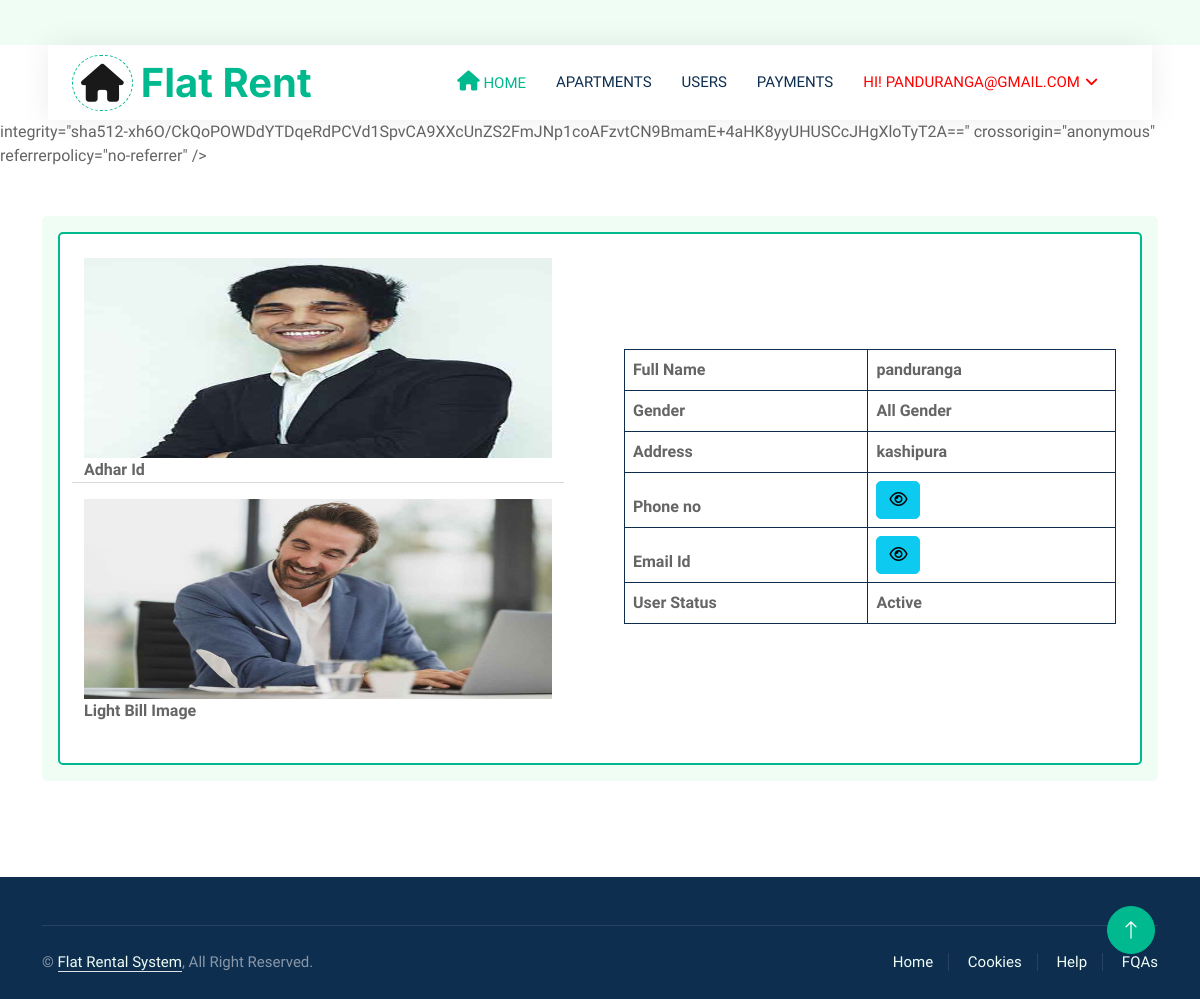
The page /owner_profile/ (signed in) on the database its author committed.
### Flatapp/models.py (models this page shows, shortened)
class Owner(models.Model):
    user = models.ForeignKey(User, on_delete=models.CASCADE, null=True, blank=True)
    address = models.CharField(max_length=100, null=True, blank=True)
    mobile = models.CharField(max_length=100, null=True, blank=True)
    elect_img = models.FileField(null=True, blank=True)
    sec_question = models.CharField(max_length=200, null=True, blank=True)
    answer = models.CharField(max_length=200, null=True, blank=True)
    aadhar_img = models.FileField(null=True, blank=True)
    gender = models.CharField(max_length=200, null=True, blank=True)
    status = models.IntegerField(choices=STATUS, default=2)
    creationdate = models.DateTimeField(auto_now_add=True)

### Flatapp/views.py (the view)
# urls.py: path('owner_profile/', owner_profile, name="owner_profile"),
@login_required(login_url='/user_login/')
def owner_profile(request):
    data = Owner.objects.get(user=request.user)
    return render(request, "owner_profile.html", locals())

### Flatapp/templates/owner_profile.html (shortened to what this page needs)
{% extends 'index.html' %}
{% load static %}
{% block body %}
<link rel="stylesheet" href="https://cdnjs.cloudflare.com/ajax/libs/font-awesome/6.5.1/css/all.min.css"> />
        <div class="container-xxl py-5">
            <div class="container">
                <div class="bg-light rounded p-3">
                    <div class="bg-white rounded p-4 border border-2 border-primary" style="border: 1px dashed rgba(0, 185, 142, .3)">
                        <div class="row g-5 align-items-center">
                            <div class="col-lg-6 wow fadeIn" data-wow-delay="0.1s">
                                <div class="row table table-bordered border-dark">
                                  <thead>
                                     <tr>
                                         <th><img class="img-fluid rounded w-100" src="{{data.aadhar_img.url}}" style="width:400px;height:200px" alt="">
                                            <b>Adhar Id </b></th><hr>
                                         <td><img class="img-fluid rounded w-100" src="{{data.elect_img.url}}" style="width:400px;height:200px" alt="">
                                            <b>Light Bill Image</b></td>
                                     </tr>
                                  </thead>
                                </div>
                            </div>
                            <div class="col-lg-6 wow fadeIn" data-wow-delay="0.5s">
                                <div class="mb-4">
                                    <table class="table table-bordered border-dark" style="border:height:50px">
                                        <thead>
                                        <tr>
                                            <th>Full Name</th>
                                            <th>{{data.user.first_name}}</th>
                                        </tr>
                                        <tr>
                                            <th>Gender</th>
                                            <th>{{data.gender}}</th>
                                        </tr>
                                        <tr>
                                            <th>Address</th>
                                            <th>{{data.address}}</th>
                                        </tr>
                                        <tr>
                                            <th>Phone no</th>
                                            <th>
                                                <button type="button" class="btn btn-info" id="mobile-btn-{{forloop.counter}}" onclick="togglePassword('mobile-{{forloop.counter}}', this.id)"><i class="fa fa-eye"></i></button>
                                            </th>
                                        </tr>
                                        <tr>
                                            <th>Email Id</th>
                                            <th>
                                                <button type="button" class="btn btn-info" id="email-btn-{{forloop.counter}}" onclick="togglePassword('email-{{forloop.counter}}', this.id)"><i class="fa fa-eye"></i></button>
                                            </th>
                                        </tr>
                                        <tr>
                                            <th>User Status</th>
                                            <th>
                                                {% if data.status %}
                                                    Active
                                                {% else %}
                                                    Inactive
                                                {% endif %}
                                            </th>
                                        </tr>
                                        </thead>
                                    </table>
                                </div>
                            </div>
                        </div>
                    </div>
                </div>
            </div>
        </div>
{% endblock %}

### Flatapp/templates/index.html (shortened to what this page needs)
<!DOCTYPE html>
{% load static %}
<html lang="en">
<head>
    <link href="https://cdnjs.cloudflare.com/ajax/libs/font-awesome/5.10.0/css/all.min.css" rel="stylesheet">
    <link href="https://cdn.jsdelivr.net/npm/bootstrap-icons@1.4.1/font/bootstrap-icons.css" rel="stylesheet">
    <link href="{% static 'lib/animate/animate.min.css' %}" rel="stylesheet">
    <link href="{% static 'lib/owlcarousel/assets/owl.carousel.min.css' %}" rel="stylesheet">
    <link href="{% static 'css/bootstrap.min.css' %}" rel="stylesheet">
    <link rel="stylesheet" href="https://cdnjs.cloudflare.com/ajax/libs/font-awesome/4.7.0/css/font-awesome.min.css">
    <link href="{% static 'css/style.css' %}" rel="stylesheet">
</head>
<body>
    <div class="container-xxl bg-white p-0">
        <div class="container-fluid nav-bar bg-transparent">
            <nav class="navbar navbar-expand-lg bg-white navbar-light py-0 px-4">
                <a href="/" class="navbar-brand d-flex align-items-center text-center">
                    <div class="icon p-2 me-2">
                        <i class="fa fa-home" style='font-size:38px;'></i>
                    </div>
                    <h1 class="m-0 text-primary">Flat Rent</h1>
                </a>
                <div class="collapse navbar-collapse" id="navbarCollapse">
                    <div class="navbar-nav ms-auto">
                        <a href="/" class="nav-item nav-link active"><i class='fas fa-home' style='font-size:20px'></i> Home</a>
                        {% if request.user.is_authenticated %}
                            {% if request.user.is_staff %}
                                <a href="/owner_table/" class="nav-item nav-link"> Owners</a>
                                <a href="/user_table/" class="nav-item nav-link"> Users</a>
                                <a href="/apartment_admtable/" class="nav-item nav-link"> Apartments</a>
                                <a href="/feedback/" class="nav-item nav-link"> Feedbacks</a>
                                <div class="nav-item dropdown">
                                    <a href="#" class="nav-link dropdown-toggle" data-bs-toggle="dropdown" style="color:red"> Hi! {{ request.user.username }}</a>
                                    <div class="dropdown-menu rounded-0 m-0">
                                        <a href="/admin_change_password/" class="dropdown-item">Change Password</a>
                                        <a href="/logout_user/" class="dropdown-item">Logout</a>
                                    </div>
                                </div>
                        {% elif request.user.owner_set.all %}
                                <a href="/apartment_table/" class="nav-item nav-link"> Apartments</a>
                                <a href="/user_booking_list/" class="nav-item nav-link"> Users</a>
                                <a href="/user_payment/" class="nav-item nav-link"> Payments</a>
                                <div class="nav-item dropdown">
                                    <a href="#" class="nav-link dropdown-toggle" style="color:red" data-bs-toggle="dropdown"> Hi! {{ request.user.username }}</a>
                                </div>
                        {% endif %}
                    {% endif %}
                </div>
            </nav>
        </div>
{% block body %}
{% endblock %}
        <div class="container-fluid bg-dark text-white-50 footer pt-5 mt-5 wow fadeIn" data-wow-delay="0.1s">
            <div class="container">
                <div class="copyright">
                    <div class="row">
                        <div class="col-md-6 text-center text-md-start mb-3 mb-md-0">
                            &copy; <a class="border-bottom" href="#">Flat Rental System</a>, All Right Reserved.
								</div>
                        <div class="col-md-6 text-center text-md-end">
                            <div class="footer-menu">
                                <a href="">Home</a>
                                <a href="">Cookies</a>
                                <a href="">Help</a>
                                <a href="">FQAs</a>
                            </div>
                        </div>
                    </div>
                </div>
            </div>
        </div>
        <a href="#" class="btn btn-lg btn-primary btn-lg-square back-to-top"><i class="bi bi-arrow-up"></i></a>
    </div>
</body>
</html>

### Flatapp/static/css/style.css (style rules this page uses)
:root { --primary: #00B98E; --secondary: #FF6922; --light: #EFFDF5; --dark: #0E2E50; }
.back-to-top { position: fixed; display: none; right: 45px; bottom: 45px; z-index: 99; }
.btn { transition: .5s; }
.btn.btn-primary, .btn.btn-secondary { color: #FFFFFF; }
.btn-lg-square { width: 48px; height: 48px; }
.btn-square, .btn-sm-square, .btn-lg-square { padding: 0; display: flex; align-items: center; justify-content: center; font-weight: normal; border-radius: 50px; }
.nav-bar { position: relative; margin-top: 45px; padding: 0 3rem; transition: .5s; z-index: 9999; }
.navbar { box-shadow: 0 0 30px rgba(0, 0, 0, .08); }
.navbar .dropdown-toggle::after { border: none; content: "\f107"; font-family: "Font Awesome 5 Free"; font-weight: 900; vertical-align: middle; margin-left: 5px; transition: .5s; }
.navbar-light .navbar-nav .nav-link { margin-right: 30px; padding: 25px 0; color: #FFFFFF; font-size: 15px; text-transform: uppercase; outline: none; }
.navbar-light .navbar-nav .nav-link:hover, .navbar-light .navbar-nav .nav-link.active { color: var(--primary); }
.navbar-light .navbar-brand { height: 75px; }
.navbar-light .navbar-nav .nav-link { color: var(--dark); font-weight: 500; }
.icon { padding: 15px; display: inline-flex; align-items: center; justify-content: center; background: #FFFFFF !important; border-radius: 50px; border: 1px dashed var(--primary) !important; }
.footer .copyright { padding: 25px 0; font-size: 15px; border-top: 1px solid rgba(256, 256, 256, .1); }
.footer .copyright a { color: var(--light); }
.footer .footer-menu a { margin-right: 15px; padding-right: 15px; border-right: 1px solid rgba(255, 255, 255, .1); }
.footer .footer-menu a:last-child { margin-right: 0; padding-right: 0; border-right: none; }

### rows shown on the page
Owner: aadhar_img (picture), elect_img (picture), user.first_name "panduranga", gender "All Gender", address "kashipura"

### other values the page prints
{{ request.user.username }} "PANDURANGA@GMAIL.COM"
